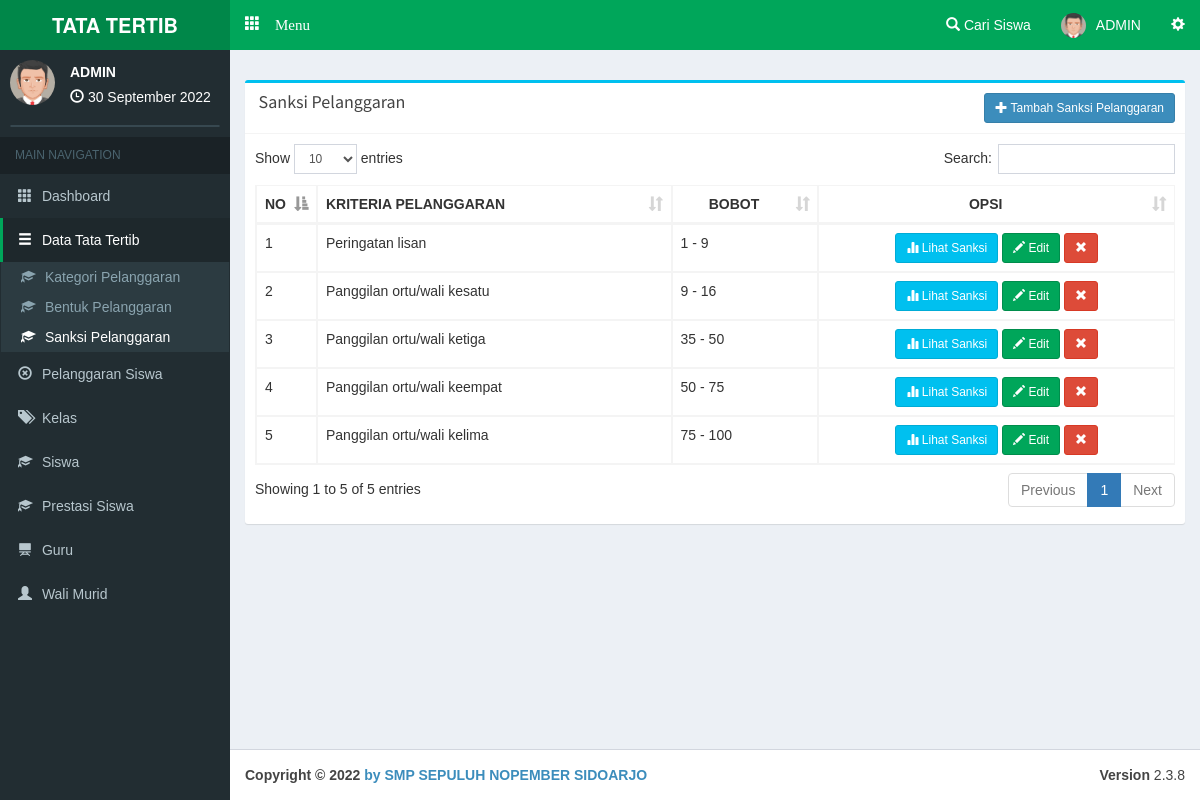
The page /admin/sanksipelanggaran (signed in) on the database its author committed.
### tables this page shows
CREATE TABLE `sanksi` (
  `c_sanksi` varchar(10) NOT NULL,
  `kriteria` varchar(30) NOT NULL,
  `bobot_dari` int(3) NOT NULL,
  `bobot_sampai` int(3) NOT NULL,
  `sanksi` text NOT NULL
);

### php/config.php (called while the page is built, shortened)
<?php
$base='http://localhost/pointsiswa/';
$basead='http://localhost/pointsiswa/admin/';
?>

### php/function.php (called while the page is built, shortened)
<?php
function tgl($date){
  $array_bulan = array(1=>'Januari','Februari','Maret', 'April', 'Mei', 'Juni','Juli','Agustus','September','Oktober', 'November','Desember');
  $date = strtotime($date);
  $tanggal = date ('j', $date);
  $bulan = $array_bulan[date('n',$date)];
  $tahun = date('Y',$date);
  $result = $tanggal ." ". $bulan ." ". $tahun;
  return($result);
}
?>

### admin/view/a-sanksipel.php (the view, shortened to what this page needs)
    <div class="row">
        <div class="col-xs-12 col-md-12 col-lg-12">
          <div class="box box-info">
            <div class="box-header with-border">
              <h3 class="box-title"></span>&nbsp;Sanksi Pelanggaran</h3><span style="float:right;"><a class="btn btn-circle btn-primary btn-sm" href="<?php echo $basead; ?>addsanksi"><i class="glyphicon glyphicon-plus"></i> Tambah Sanksi Pelanggaran</a></span>
            </div>
            <div class="box-body table-responsive">
              <table id="example1" class="table table-bordered table-hover">
                <thead>
                <tr>
                  <th width="5%">NO</th>
                  <th>KRITERIA PELANGGARAN</th>
                  <th style="text-align:center;">BOBOT</th>
                  <th style="text-align:center;">OPSI</th>
                </tr>
                </thead>
                <tbody>
<?php $smk=mysqli_query($con,"SELECT * FROM sanksi order by bobot_dari asc ");$vr=1;while($akh=mysqli_fetch_array($smk)){ ?>
                <tr>
                  <td><?php echo $vr; ?></td>
                  <td><?php echo $akh['kriteria']; ?></td>
                  <td><?php echo $akh['bobot_dari'].' - '.$akh['bobot_sampai']; ?></td>
                  <td align="center">
                  <a class="btn btn-info btn-sm" data-target="#sanksi<?php echo $akh['c_sanksi']; ?>" data-toggle="modal"><i class="glyphicon glyphicon-stats"></i> Lihat Sanksi</a>
                  <a href="<?php echo $basead; ?>editsanksi/<?php echo $akh['c_sanksi']; ?>" class="btn btn-success btn-sm"><i class="glyphicon glyphicon-pencil"></i> Edit</a>
                  <a data-target="#hapus<?php echo $akh['c_sanksi']; ?>" data-toggle="modal" class="btn btn-danger btn-sm"><i class="glyphicon glyphicon-remove"></i></a>
                </tr>
<?php $vr++; } ?>
                </tbody>
              </table>
            </div>
          </div>
        </div>
      </div>

### admin/main.php (shortened to what this page needs)
<?php date_default_timezone_set('Asia/Jakarta');$date=date('Y-m-d'); require '../php/config.php'; require '../php/function.php'; session_start(); if(empty($_SESSION['c_admin'])){header('location:../login');} $na=mysqli_fetch_array(mysqli_query($con,"SELECT * FROM admin where c_admin='$_SESSION[c_admin]' "));  ?>
<!DOCTYPE html>
<html>
<head>
  <link rel="stylesheet" href="<?php echo $base; ?>theme/bootstrap/css/bootstrap.min.css">
  <link rel="stylesheet" href="<?php echo $base; ?>theme/plugins/datatables/dataTables.bootstrap.css">
  <link rel="stylesheet" href="<?php echo $base; ?>theme/dist/css/AdminLTE.min.css">
  <link rel="stylesheet" href="<?php echo $base; ?>theme/dist/css/skins/_all-skins.min.css">
  <link rel="stylesheet" href="<?php echo $base; ?>theme/plugins/iCheck/square/blue.css">
  <link rel="stylesheet" href="<?php echo $base; ?>theme/plugins/pace/pace.min.css">
  <link rel="stylesheet" href="<?php echo $base; ?>theme/plugins/select2/select2.min.css">
  <link href="<?php echo $base; ?>theme/datetime/css/bootstrap-datetimepicker.min.css" rel="stylesheet">
</head>
<body class="skin-green hold-transition fixed"
oncontextmenu="return false">
<div class="wrapper">
  <header class="main-header">
    <a href="#" class="logo">
      <span class="logo-lg"><b>TATA TERTIB</b></span>
    </a>
    <nav class="navbar navbar-static-top" role="navigation">
     <a href="#" class="glyphicon glyphicon-th" data-toggle="offcanvas" role="button" style="color: #fff;margin-top: 15px;margin-left: 15px;font-size: 15px;"> Menu
      </a>
      <div class="navbar-custom-menu">
        <ul class="nav navbar-nav">
          <li class="dropdown notifications-menu">
            <a href="#" class="dropdown-toggle" data-toggle="dropdown">
              <i class="glyphicon glyphicon-search"></i> Cari Siswa
            </a>
          </li>
          <li class="dropdown user user-menu">
            <a href="#" class="dropdown-toggle" data-toggle="dropdown">
            <img src="<?php echo $base; ?>php/img/avatar1.png" class="user-image" alt="User Image">
              <span class="hidden-xs"><?php echo $na['nama'] ?></span>
            </a>
          </li>
          <li>
            <a href="#" data-toggle="control-sidebar"><i class="glyphicon glyphicon-cog"></i></a>
          </li>
        </ul>
      </div>
    </nav>
  </header>
  <aside class="main-sidebar">
    <section class="sidebar">
      <div class="user-panel">
        <div class="pull-left image">
          <img src="<?php echo $base; ?>php/img/avatar1.png" class="img-circle" alt="User Image">
        </div>
        <div class="pull-left info">
          <p><?php echo $na['nama']; ?></p>
          <i class="glyphicon glyphicon-time"></i> <?php echo tgl(date('d-m-Y')); ?>
        </div>
      </div>
      <form action="#" method="get" class="sidebar-form">
      </form>
<?php
if(empty($_GET['smkakh'])){
  $aak='class="active"';$bak='';$cak='';$drop1='';$drop2='';$drop3='';$dak='';$eak='';$fak='';$gak='';
}
else{
  $act=($_GET['smkakh']);
  if($act=='kategoripelanggaran' or $act=='bentukpelanggaran' or $act=='addbentukpelanggaran' or $act=='sanksipelanggaran' or $act=='addsanksi' or $act=='editsanksi'){
    $aak='';$bak='class="active"';$cak='';$dak='';$eak='';$fak='';$gak='';
    if($act=='kategoripelanggaran'){$drop1='class="active"';$drop2='';$drop3='';}
    else if($act=='bentukpelanggaran' or $act=='addbentukpelanggaran'){$drop1='';$drop2='class="active"';$drop3='';}
    else if($act=='sanksipelanggaran' or $act=='addsanksi' or $act=='editsanksi'){$drop1='';$drop2='';$drop3='class="active"';}
  }
}
?>
      <ul class="sidebar-menu">
        <li class="header">MAIN NAVIGATION</li>
        <li <?php echo $aak; ?>>
          <a href="<?php echo $basead; ?>">
            <i class="glyphicon glyphicon-th"></i> <span>Dashboard</span>
          </a>
        </li>
        <li <?php echo $bak; ?>>
          <a href="#">
            <i class="glyphicon glyphicon-menu-hamburger"></i>
            <span>Data Tata Tertib</span>
          </a>
          <ul class="treeview-menu">
            <li <?php echo $drop1; ?>><a href="<?php echo $basead; ?>kategoripelanggaran"><i class="glyphicon glyphicon-education"></i> Kategori Pelanggaran</a></li>
            <li <?php echo $drop2; ?>><a href="<?php echo $basead; ?>bentukpelanggaran"><i class="glyphicon glyphicon-education"></i> Bentuk Pelanggaran</a></li>
            <li <?php echo $drop3; ?>><a href="<?php echo $basead; ?>sanksipelanggaran"><i class="glyphicon glyphicon-education"></i> Sanksi Pelanggaran</a></li>
          </ul>
        </li>
        <li <?php echo $gak; ?>>
          <a href="<?php echo $basead; ?>pelanggaransiswa">
            <i class="glyphicon glyphicon-remove-circle"></i> <span>Pelanggaran Siswa</span>
          </a>
        </li>
        <li <?php echo $cak; ?>>
          <a href="<?php echo $basead; ?>kelas">
            <i class="glyphicon glyphicon-tags"></i> <span>Kelas</span>
          </a>
        </li>
        <li <?php echo $dak; ?>>
          <a href="<?php echo $basead; ?>siswa">
            <i class="glyphicon glyphicon-education"></i> <span>Siswa</span>
          </a>
        </li>
        <li <?php echo $dak; ?>>
          <a href="<?php echo $basead; ?>prestasi">
            <i class="glyphicon glyphicon-education"></i> <span>Prestasi Siswa</span>
          </a>
        </li>
        <li <?php echo $eak; ?>>
          <a href="<?php echo $basead; ?>guru">
            <i class="glyphicon glyphicon-blackboard"></i> <span>Guru</span>
          </a>
        </li>
        <li <?php echo $fak; ?>>
          <a href="<?php echo $basead; ?>walimurid">
            <i class="glyphicon glyphicon-user"></i> <span>Wali Murid</span>
          </a>
        </li>
      </ul>
    </section>
  </aside>
  <div class="content-wrapper">
    <section class="content-header">
    </section>
    <section class="content">
<?php
  if(empty($_GET['smkakh'])){require 'view/home.php';}
  else{
    $act=($_GET['smkakh']);
    if($act=='kategoripelanggaran'){
      require 'view/a-jenispel.php';
    }
    else if($act=='bentukpelanggaran'){
      require 'view/a-bentukpel.php';
    }
    else if($act=='addbentukpelanggaran'){
      require 'view/a-addbenpel.php';
    }
    else if($act=='sanksipelanggaran'){
      require 'view/a-sanksipel.php';
    }
  }
?>
    </section>
  </div>
</div>
  <footer class="main-footer">
    <div class="pull-right hidden-xs">
      <b>Version</b> 2.3.8
    </div>
    <strong>Copyright &copy; 2022 <a href="https://www.aplikasipendidikan.net/">by SMP SEPULUH NOPEMBER SIDOARJO </a></strong>
  </footer>
</body>
</html>

### admin/main.php (style rules this page uses)
body { font-family:arial; }

### rows shown on the page
sanksi: kriteria "Peringatan lisan", bobot_dari "1", bobot_sampai "9"
sanksi: kriteria "Panggilan ortu/wali kesatu", bobot_dari "9", bobot_sampai "16"
sanksi: kriteria "Panggilan ortu/wali ketiga", bobot_dari "35", bobot_sampai "50"
sanksi: kriteria "Panggilan ortu/wali keempat", bobot_dari "50", bobot_sampai "75"
sanksi: kriteria "Panggilan ortu/wali kelima", bobot_dari "75", bobot_sampai "100"

### other values the page prints
$na['nama'] "ADMIN"
